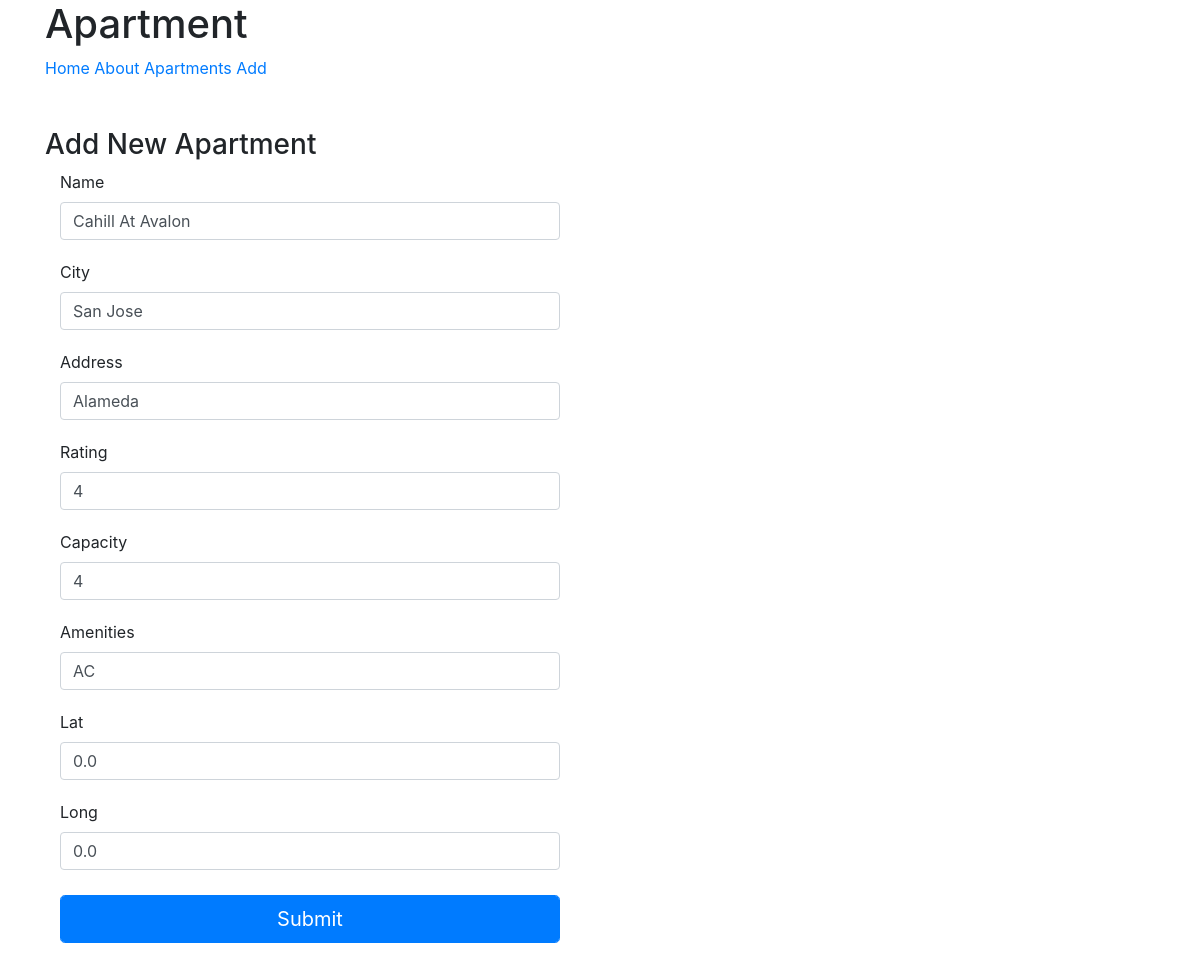
The page /apartments/cahill-at-avalon/update/ on the database its author committed.
### apt/models.py (models this page shows, shortened)
class apartment(models.Model):
    owner = models.ForeignKey(User)
    apt_id = models.AutoField(primary_key=True)
    name = models.CharField(max_length=50)
    city = models.CharField(max_length=30)
    address = models.CharField(max_length=120)
    rating = models.IntegerField(validators=[MinValueValidator(0),
                                       MaxValueValidator(5)])
    capacity = models.IntegerField(validators=[MinValueValidator(2),
                                              MaxValueValidator(7)])
    amenities = models.CharField(max_length=500)
    lat = models.FloatField(default=0)
    long = models.FloatField(default=0)
    timestamp = models.DateTimeField(auto_now_add=True)
    updated = models.DateTimeField(auto_now=True)
    slug = models.SlugField(null=True,blank=True)

### apt/views.py (the view)
# urls.py: url(r'^apartments/(?P<slug>[\w-]+)/update/$',ApartmentUpdateView.as_view(),name='apartment-detail-update'),
class ApartmentUpdateView(UpdateView):
    model = apartment
    fields = ['name','city','address','rating','capacity','amenities','lat','long']
    success_url = '/apartments/'

### apt/templates/apt/apartment_form.html (shortened to what this page needs)
{% extends "base.html" %}
{%block content%}
{% load widget_tweaks %}
<h3>Add New Apartment</h3>
   <form method="post"> {% csrf_token %}
       {% for field in form.visible_fields %}
          <div class="form-group container">
            <label for="{{ field.id_for_label }}">{{ field.label }}</label>
            {{ field|add_class:'form-control' }}
          </div>
    {% endfor %}
       <button onclick="getLocation()" style="margin-top:5px; margin-left:15px;" type="submit" value="Submit" class="form-control btn btn-primary btn-lg">Submit</button>
    </form>
{%endblock%}

### apt/templates/apt/apartment_form.html (style rules this page uses)
.form-control { margin-bottom: 20px; width : 500px; }

### rows shown on the page
apartment: visible_fields "Cahill At Avalon" "San Jose" "Alameda" "4" "4" "AC" "0.0" "0.0"

### other values the page prints
{{ field.label }} "Name" "City" "Address" "Rating" "Capacity" "Amenities" "Lat" "Long"
